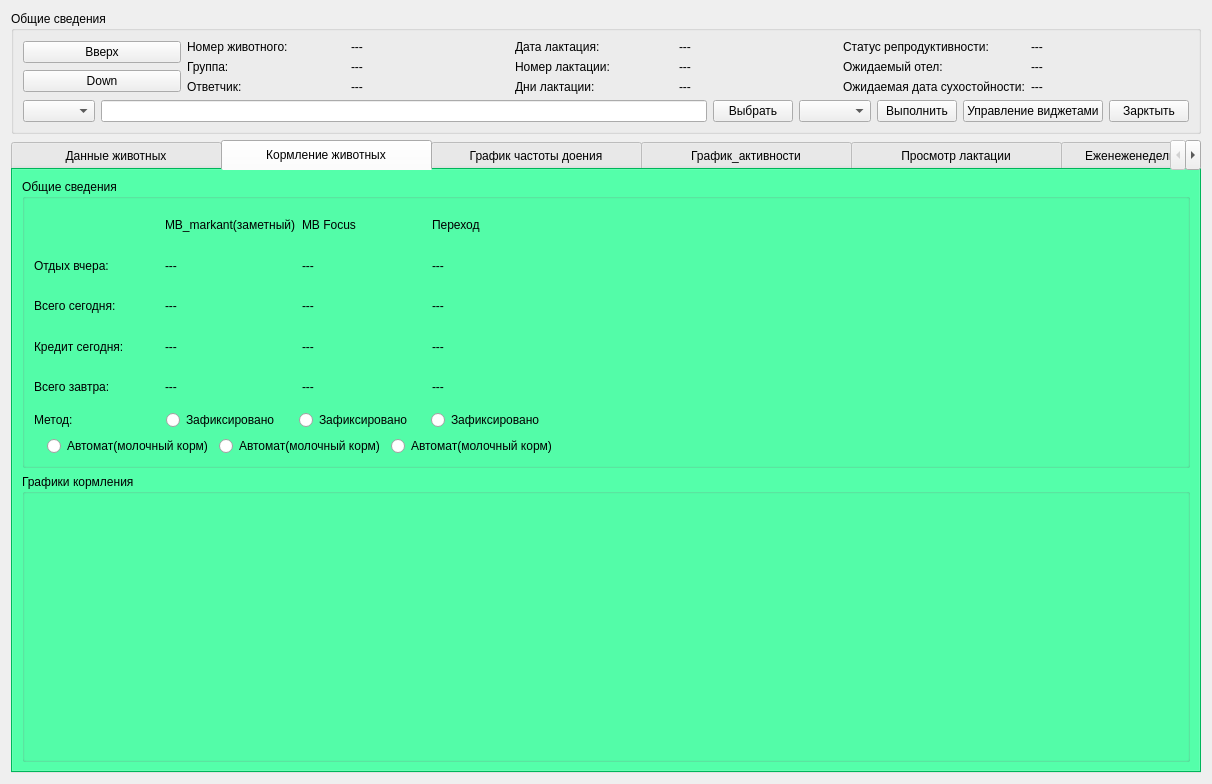
<?xml version="1.0" encoding="UTF-8"?>
<ui version="4.0">
 <class>Form_analyse_reports___reports</class>
 <widget class="QWidget" name="Form_analyse_reports___reports">
  <property name="geometry">
   <rect>
    <x>0</x>
    <y>0</y>
    <width>1212</width>
    <height>784</height>
   </rect>
  </property>
  <property name="windowTitle">
   <string>Form</string>
  </property>
  <layout class="QVBoxLayout" name="verticalLayout_9">
   <item>
    <widget class="QGroupBox" name="groupBox_3">
     <property name="title">
      <string>Общие сведения</string>
     </property>
     <layout class="QVBoxLayout" name="verticalLayout_8">
      <item>
       <layout class="QHBoxLayout" name="horizontalLayout">
        <item>
         <layout class="QVBoxLayout" name="verticalLayout">
          <item>
           <widget class="QPushButton" name="pushButton_up">
            <property name="text">
             <string>Вверх</string>
            </property>
           </widget>
          </item>
          <item>
           <widget class="QPushButton" name="pushButton_down">
            <property name="text">
             <string>Down</string>
            </property>
           </widget>
          </item>
         </layout>
        </item>
        <item>
         <layout class="QVBoxLayout" name="verticalLayout_3">
          <item>
           <widget class="QLabel" name="label_2">
            <property name="text">
             <string>Номер животного:</string>
            </property>
           </widget>
          </item>
          <item>
           <widget class="QLabel" name="label_group">
            <property name="text">
             <string>Группа:</string>
            </property>
           </widget>
          </item>
          <item>
           <widget class="QLabel" name="label_responder">
            <property name="text">
             <string>Ответчик:</string>
            </property>
           </widget>
          </item>
         </layout>
        </item>
        <item>
         <layout class="QVBoxLayout" name="verticalLayout_4">
          <item>
           <widget class="QLabel" name="label_animal_number">
            <property name="text">
             <string>---</string>
            </property>
           </widget>
          </item>
          <item>
           <widget class="QLabel" name="label_current_lactation">
            <property name="text">
             <string>---</string>
            </property>
           </widget>
          </item>
          <item>
           <widget class="QLabel" name="label_days_suhostoinost">
            <property name="text">
             <string>---</string>
            </property>
           </widget>
          </item>
         </layout>
        </item>
        <item>
         <layout class="QVBoxLayout" name="verticalLayout_5">
          <item>
           <widget class="QLabel" name="label_5">
            <property name="text">
             <string>Дата лактация:</string>
            </property>
           </widget>
          </item>
          <item>
           <widget class="QLabel" name="label_number_lactation">
            <property name="text">
             <string>Номер лактации:</string>
            </property>
           </widget>
          </item>
          <item>
           <widget class="QLabel" name="label_days_lactation">
            <property name="text">
             <string>Дни лактации:</string>
            </property>
           </widget>
          </item>
         </layout>
        </item>
        <item>
         <layout class="QVBoxLayout" name="verticalLayout_6">
          <item>
           <widget class="QLabel" name="label_data_lactation">
            <property name="text">
             <string>---</string>
            </property>
           </widget>
          </item>
          <item>
           <widget class="QLabel" name="label_number_lactation_2">
            <property name="text">
             <string>---</string>
            </property>
           </widget>
          </item>
          <item>
           <widget class="QLabel" name="label_days_lactation_2">
            <property name="text">
             <string>---</string>
            </property>
           </widget>
          </item>
         </layout>
        </item>
        <item>
         <layout class="QVBoxLayout" name="verticalLayout_2">
          <item>
           <widget class="QLabel" name="label_8">
            <property name="text">
             <string>Статус репродуктивности:</string>
            </property>
           </widget>
          </item>
          <item>
           <widget class="QLabel" name="label_9">
            <property name="text">
             <string>Ожидаемый отел:</string>
            </property>
           </widget>
          </item>
          <item>
           <widget class="QLabel" name="label">
            <property name="text">
             <string>Ожидаемая дата сухостойности:</string>
            </property>
           </widget>
          </item>
         </layout>
        </item>
        <item>
         <layout class="QVBoxLayout" name="verticalLayout_7">
          <item>
           <widget class="QLabel" name="label_status_reproduction">
            <property name="text">
             <string>---</string>
            </property>
           </widget>
          </item>
          <item>
           <widget class="QLabel" name="label_expected_calving">
            <property name="text">
             <string>---</string>
            </property>
           </widget>
          </item>
          <item>
           <widget class="QLabel" name="label_expected_dryoff_date">
            <property name="text">
             <string>---</string>
            </property>
           </widget>
          </item>
         </layout>
        </item>
       </layout>
      </item>
      <item>
       <layout class="QHBoxLayout" name="horizontalLayout_2">
        <item>
         <widget class="QComboBox" name="comboBox">
          <property name="currentText">
           <string/>
          </property>
          <property name="currentIndex">
           <number>-1</number>
          </property>
         </widget>
        </item>
        <item>
         <widget class="QLineEdit" name="lineEdit"/>
        </item>
        <item>
         <widget class="QPushButton" name="pushButton">
          <property name="text">
           <string>Выбрать</string>
          </property>
         </widget>
        </item>
        <item>
         <widget class="QComboBox" name="comboBox_2"/>
        </item>
        <item>
         <widget class="QPushButton" name="pushButton_2">
          <property name="text">
           <string>Выполнить</string>
          </property>
         </widget>
        </item>
        <item>
         <widget class="QPushButton" name="pushButton_3">
          <property name="text">
           <string>Управление виджетами</string>
          </property>
         </widget>
        </item>
        <item>
         <widget class="QPushButton" name="pushButton_4">
          <property name="text">
           <string>Зарктыть</string>
          </property>
         </widget>
        </item>
       </layout>
      </item>
     </layout>
    </widget>
   </item>
   <item>
    <widget class="QTabWidget" name="tabWidget">
     <property name="styleSheet">
      <string notr="true">QTabWidget
{
   background-color:rgb(0,255,128);
}

QTabWidget:tab-bar
{
    alignment: center;
}

QTabBar:tab
{
   width: 210px;   
   height: 30px;
}

QTabBar:selected
{
    background-color:rgb(0,255,128);
    color.rgb(0,255,128);
}


QTabBar:tab:!selected
{     
    color.rgb(0,255,128);
}


QTabBar:tab:!selected:hover
{ 
    background-color:rgb(0,255,128);
    color.rgb(255,255,255);
}


</string>
     </property>
     <property name="currentIndex">
      <number>1</number>
     </property>
     <widget class="QWidget" name="tab_data_animals">
      <attribute name="title">
       <string>Данные животных</string>
      </attribute>
     </widget>
     <widget class="QWidget" name="tab_animal_feeding">
      <attribute name="title">
       <string>Кормление животных</string>
      </attribute>
      <layout class="QVBoxLayout" name="verticalLayout_14">
       <item>
        <widget class="QGroupBox" name="groupBox_4">
         <property name="title">
          <string>Общие сведения</string>
         </property>
         <layout class="QHBoxLayout" name="horizontalLayout_7">
          <item>
           <layout class="QHBoxLayout" name="horizontalLayout_6">
            <item>
             <layout class="QVBoxLayout" name="verticalLayout_11">
              <item>
               <layout class="QHBoxLayout" name="horizontalLayout_3">
                <item>
                 <layout class="QVBoxLayout" name="verticalLayout_12">
                  <item>
                   <widget class="QLabel" name="label_7">
                    <property name="text">
                     <string/>
                    </property>
                   </widget>
                  </item>
                  <item>
                   <widget class="QLabel" name="label_3">
                    <property name="text">
                     <string>Отдых вчера:</string>
                    </property>
                   </widget>
                  </item>
                  <item>
                   <widget class="QLabel" name="label_group_2">
                    <property name="text">
                     <string>Всего сегодня:</string>
                    </property>
                   </widget>
                  </item>
                  <item>
                   <widget class="QLabel" name="label_responder_2">
                    <property name="text">
                     <string>Кредит сегодня: </string>
                    </property>
                   </widget>
                  </item>
                  <item>
                   <widget class="QLabel" name="label_10">
                    <property name="text">
                     <string>Всего завтра:</string>
                    </property>
                   </widget>
                  </item>
                 </layout>
                </item>
                <item>
                 <layout class="QVBoxLayout" name="verticalLayout_13">
                  <item>
                   <widget class="QLabel" name="label_12">
                    <property name="text">
                     <string>MB_markant(заметный)</string>
                    </property>
                   </widget>
                  </item>
                  <item>
                   <widget class="QLabel" name="label_mb_markant_01">
                    <property name="text">
                     <string>---</string>
                    </property>
                   </widget>
                  </item>
                  <item>
                   <widget class="QLabel" name="label_mb_markant_02">
                    <property name="text">
                     <string>---</string>
                    </property>
                   </widget>
                  </item>
                  <item>
                   <widget class="QLabel" name="label_mb_markant_03">
                    <property name="text">
                     <string>---</string>
                    </property>
                   </widget>
                  </item>
                  <item>
                   <widget class="QLabel" name="label_mb_markant_04">
                    <property name="text">
                     <string>---</string>
                    </property>
                   </widget>
                  </item>
                 </layout>
                </item>
                <item>
                 <layout class="QVBoxLayout" name="verticalLayout_15">
                  <item>
                   <widget class="QLabel" name="label_6">
                    <property name="text">
                     <string>MB Focus</string>
                    </property>
                   </widget>
                  </item>
                  <item>
                   <widget class="QLabel" name="label_mb_focus_01">
                    <property name="text">
                     <string>---</string>
                    </property>
                   </widget>
                  </item>
                  <item>
                   <widget class="QLabel" name="label__mb_focus_02">
                    <property name="text">
                     <string>---</string>
                    </property>
                   </widget>
                  </item>
                  <item>
                   <widget class="QLabel" name="label__mb_focus_03">
                    <property name="text">
                     <string>---</string>
                    </property>
                   </widget>
                  </item>
                  <item>
                   <widget class="QLabel" name="label_mb_focus_04">
                    <property name="text">
                     <string>---</string>
                    </property>
                   </widget>
                  </item>
                 </layout>
                </item>
                <item>
                 <layout class="QVBoxLayout" name="verticalLayout_17">
                  <item>
                   <widget class="QLabel" name="label_4">
                    <property name="text">
                     <string>Переход</string>
                    </property>
                   </widget>
                  </item>
                  <item>
                   <widget class="QLabel" name="label_mb_transition_01">
                    <property name="text">
                     <string>---</string>
                    </property>
                   </widget>
                  </item>
                  <item>
                   <widget class="QLabel" name="label_mb_transition_02">
                    <property name="text">
                     <string>---</string>
                    </property>
                   </widget>
                  </item>
                  <item>
                   <widget class="QLabel" name="label_mb_transition_03">
                    <property name="text">
                     <string>---</string>
                    </property>
                   </widget>
                  </item>
                  <item>
                   <widget class="QLabel" name="label_mb_transition_04">
                    <property name="text">
                     <string>---</string>
                    </property>
                   </widget>
                  </item>
                 </layout>
                </item>
               </layout>
              </item>
              <item>
               <layout class="QVBoxLayout" name="verticalLayout_10">
                <item>
                 <layout class="QHBoxLayout" name="horizontalLayout_5">
                  <item>
                   <widget class="QLabel" name="label_11">
                    <property name="text">
                     <string>Метод: </string>
                    </property>
                   </widget>
                  </item>
                  <item>
                   <widget class="QRadioButton" name="radioButton_fixed_01">
                    <property name="text">
                     <string>Зафиксировано</string>
                    </property>
                   </widget>
                  </item>
                  <item>
                   <widget class="QRadioButton" name="radioButton_fixed_02">
                    <property name="text">
                     <string>Зафиксировано</string>
                    </property>
                   </widget>
                  </item>
                  <item>
                   <widget class="QRadioButton" name="radioButton_fixed_03">
                    <property name="text">
                     <string>Зафиксировано</string>
                    </property>
                   </widget>
                  </item>
                 </layout>
                </item>
                <item>
                 <layout class="QHBoxLayout" name="horizontalLayout_4">
                  <item>
                   <widget class="QLabel" name="label_13">
                    <property name="text">
                     <string/>
                    </property>
                   </widget>
                  </item>
                  <item>
                   <widget class="QRadioButton" name="radioButton_automate_milkfeed_table_01">
                    <property name="text">
                     <string>Автомат(молочный корм)</string>
                    </property>
                   </widget>
                  </item>
                  <item>
                   <widget class="QRadioButton" name="radioButton_automate_milkfeed_table_02">
                    <property name="text">
                     <string>Автомат(молочный корм)</string>
                    </property>
                   </widget>
                  </item>
                  <item>
                   <widget class="QRadioButton" name="radioButton_automate_milkfeed_table_03">
                    <property name="text">
                     <string>Автомат(молочный корм)</string>
                    </property>
                   </widget>
                  </item>
                 </layout>
                </item>
               </layout>
              </item>
             </layout>
            </item>
            <item>
             <spacer name="horizontalSpacer">
              <property name="orientation">
               <enum>Qt::Horizontal</enum>
              </property>
              <property name="sizeHint" stdset="0">
               <size>
                <width>40</width>
                <height>20</height>
               </size>
              </property>
             </spacer>
            </item>
           </layout>
          </item>
         </layout>
        </widget>
       </item>
       <item>
        <widget class="QGroupBox" name="groupBox">
         <property name="title">
          <string>Графики кормления</string>
         </property>
         <layout class="QHBoxLayout" name="horizontalLayout_8">
          <item>
           <widget class="QWidget" name="widget" native="true"/>
          </item>
         </layout>
        </widget>
       </item>
      </layout>
     </widget>
     <widget class="QWidget" name="tab_milk_quality_graph">
      <attribute name="title">
       <string>График частоты доения</string>
      </attribute>
     </widget>
     <widget class="QWidget" name="tab_graph_activity">
      <attribute name="title">
       <string>График_активности</string>
      </attribute>
     </widget>
     <widget class="QWidget" name="tab_lactation_overview">
      <attribute name="title">
       <string>Просмотр лактации</string>
      </attribute>
     </widget>
     <widget class="QWidget" name="tab_daily_graph">
      <attribute name="title">
       <string>Еженеженедельные графики</string>
      </attribute>
     </widget>
     <widget class="QWidget" name="tab_DLM">
      <attribute name="title">
       <string>DLM</string>
      </attribute>
     </widget>
     <widget class="QWidget" name="tab">
      <attribute name="title">
       <string>Календарь</string>
      </attribute>
     </widget>
     <widget class="QWidget" name="tab_health_event">
      <attribute name="title">
       <string>событие, связанное со здоровьем</string>
      </attribute>
     </widget>
     <widget class="QWidget" name="tab_milk_qulity">
      <attribute name="title">
       <string>Частота доения</string>
      </attribute>
     </widget>
     <widget class="QWidget" name="tab_milk_visit">
      <attribute name="title">
       <string>Посещение доения</string>
      </attribute>
     </widget>
     <widget class="QWidget" name="tab_feed_visit">
      <attribute name="title">
       <string>Посещение кормления</string>
      </attribute>
     </widget>
     <widget class="QWidget" name="tab_daily_overview">
      <attribute name="title">
       <string>Еженедельный просмотр</string>
      </attribute>
     </widget>
    </widget>
   </item>
  </layout>
 </widget>
 <resources/>
 <connections/>
</ui>
